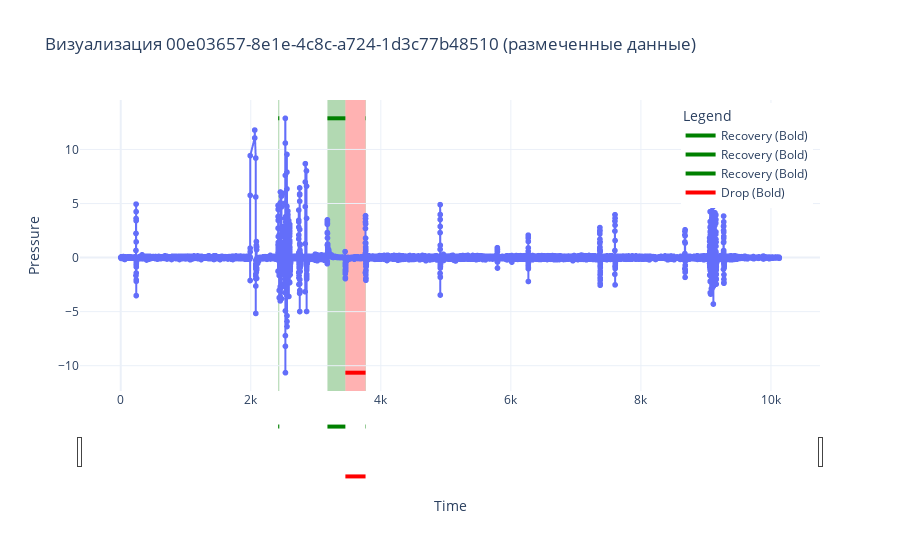

Notebook cell for this chart:
### Code cell
filtered_df_dif = pd.DataFrame()
filtered_df_dif["time"] = df_dif["time"]
filtered_df_dif["pressure"] = savgol_filter(df_dif["pressure"], window_length=10, polyorder=2)

plot_annotated_data(filtered_df_dif, gt_df, selected_file)

### Figure 1 — Plotly figure (JSON) as saved in the notebook; plotly's stock layout.template omitted (floating-point values rounded to 4 significant figures; data arrays with more than 128 entries replaced by an {"elided": "..."} marker saying what was removed)
{"data": [{"hovertemplate": "time=%{x}<br>pressure=%{y}<extra></extra>", "legendgroup": "", "line": {"color": "#636efa", "dash": "solid"}, "marker": {"symbol": "circle"}, "mode": "lines+markers", "name": "", "showlegend": false, "type": "scattergl", "x": {"elided": "31001 float values"}, "xaxis": "x", "y": {"elided": "31001 float values"}, "yaxis": "y"}, {"line": {"color": "green", "width": 4}, "mode": "lines", "name": "Recovery (Bold)", "type": "scatter", "x": [2421.0, 2438.0], "y": [12.88, 12.88]}, {"line": {"color": "green", "width": 4}, "mode": "lines", "name": "Recovery (Bold)", "type": "scatter", "x": [3179.0, 3455.0], "y": [12.88, 12.88]}, {"line": {"color": "green", "width": 4}, "mode": "lines", "name": "Recovery (Bold)", "type": "scatter", "x": [3765.0, 3771.0], "y": [12.88, 12.88]}, {"line": {"color": "red", "width": 4}, "mode": "lines", "name": "Drop (Bold)", "type": "scatter", "x": [3455.0, 3765.0], "y": [-10.65, -10.65]}], "layout": {"legend": {"title": {"text": "Legend"}, "tracegroupgap": 0, "x": 0.99, "xanchor": "right", "y": 0.99, "yanchor": "top"}, "shapes": [{"fillcolor": "green", "layer": "below", "line": {"width": 0}, "name": "Recovery", "opacity": 0.3, "type": "rect", "x0": 2421.0, "x1": 2438.0, "xref": "x", "y0": 0, "y1": 1, "yref": "y domain"}, {"fillcolor": "green", "layer": "below", "line": {"width": 0}, "name": "Recovery", "opacity": 0.3, "type": "rect", "x0": 3179.0, "x1": 3455.0, "xref": "x", "y0": 0, "y1": 1, "yref": "y domain"}, {"fillcolor": "green", "layer": "below", "line": {"width": 0}, "name": "Recovery", "opacity": 0.3, "type": "rect", "x0": 3765.0, "x1": 3771.0, "xref": "x", "y0": 0, "y1": 1, "yref": "y domain"}, {"fillcolor": "red", "layer": "below", "line": {"width": 0}, "name": "Drop", "opacity": 0.3, "type": "rect", "x0": 3455.0, "x1": 3765.0, "xref": "x", "y0": 0, "y1": 1, "yref": "y domain"}], "title": {"text": "Визуализация 00e03657-8e1e-4c8c-a724-1d3c77b48510 (размеченные данные)"}, "xaxis": {"anchor": "y", "domain": [0, 1], "rangeslider": {"visible": true}, "title": {"text": "Time"}, "type": "linear"}, "yaxis": {"anchor": "x", "domain": [0, 1], "fixedrange": false, "title": {"text": "Pressure"}}}}
